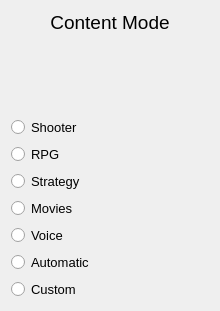
<?xml version="1.0" encoding="UTF-8"?>
<ui version="4.0">
 <class>harmoni</class>
 <widget class="QDialog" name="harmoni">
  <property name="geometry">
   <rect>
    <x>0</x>
    <y>0</y>
    <width>220</width>
    <height>311</height>
   </rect>
  </property>
  <property name="windowTitle">
   <string>Dialog</string>
  </property>
  <layout class="QVBoxLayout" name="verticalLayout">
   <item alignment="Qt::AlignTop">
    <widget class="QLabel" name="mode">
     <property name="font">
      <font>
       <pointsize>14</pointsize>
      </font>
     </property>
     <property name="text">
      <string>Content Mode</string>
     </property>
     <property name="alignment">
      <set>Qt::AlignCenter</set>
     </property>
    </widget>
   </item>
   <item>
    <widget class="QPushButton" name="harmoni_icon">
     <property name="styleSheet">
      <string notr="true">border:none;</string>
     </property>
     <property name="text">
      <string/>
     </property>
     <property name="icon">
      <iconset>
       <normaloff>D:/C/uet_3_2/tuong tac/library/harmoni.png</normaloff>D:/C/uet_3_2/tuong tac/library/harmoni.png</iconset>
     </property>
     <property name="iconSize">
      <size>
       <width>30</width>
       <height>30</height>
      </size>
     </property>
    </widget>
   </item>
   <item>
    <widget class="QRadioButton" name="radioButton_5">
     <property name="font">
      <font>
       <pointsize>10</pointsize>
      </font>
     </property>
     <property name="text">
      <string>Shooter</string>
     </property>
    </widget>
   </item>
   <item>
    <widget class="QRadioButton" name="radioButton_4">
     <property name="font">
      <font>
       <pointsize>10</pointsize>
      </font>
     </property>
     <property name="text">
      <string>RPG</string>
     </property>
    </widget>
   </item>
   <item>
    <widget class="QRadioButton" name="radioButton_7">
     <property name="font">
      <font>
       <pointsize>10</pointsize>
      </font>
     </property>
     <property name="text">
      <string>Strategy</string>
     </property>
    </widget>
   </item>
   <item>
    <widget class="QRadioButton" name="radioButton_6">
     <property name="font">
      <font>
       <pointsize>10</pointsize>
      </font>
     </property>
     <property name="text">
      <string>Movies</string>
     </property>
    </widget>
   </item>
   <item>
    <widget class="QRadioButton" name="radioButton_3">
     <property name="font">
      <font>
       <pointsize>10</pointsize>
      </font>
     </property>
     <property name="text">
      <string>Voice</string>
     </property>
    </widget>
   </item>
   <item>
    <widget class="QRadioButton" name="radioButton_2">
     <property name="font">
      <font>
       <pointsize>10</pointsize>
      </font>
     </property>
     <property name="text">
      <string>Automatic</string>
     </property>
    </widget>
   </item>
   <item>
    <widget class="QRadioButton" name="radioButton">
     <property name="font">
      <font>
       <pointsize>10</pointsize>
      </font>
     </property>
     <property name="text">
      <string>Custom</string>
     </property>
    </widget>
   </item>
  </layout>
 </widget>
 <resources/>
 <connections/>
</ui>
